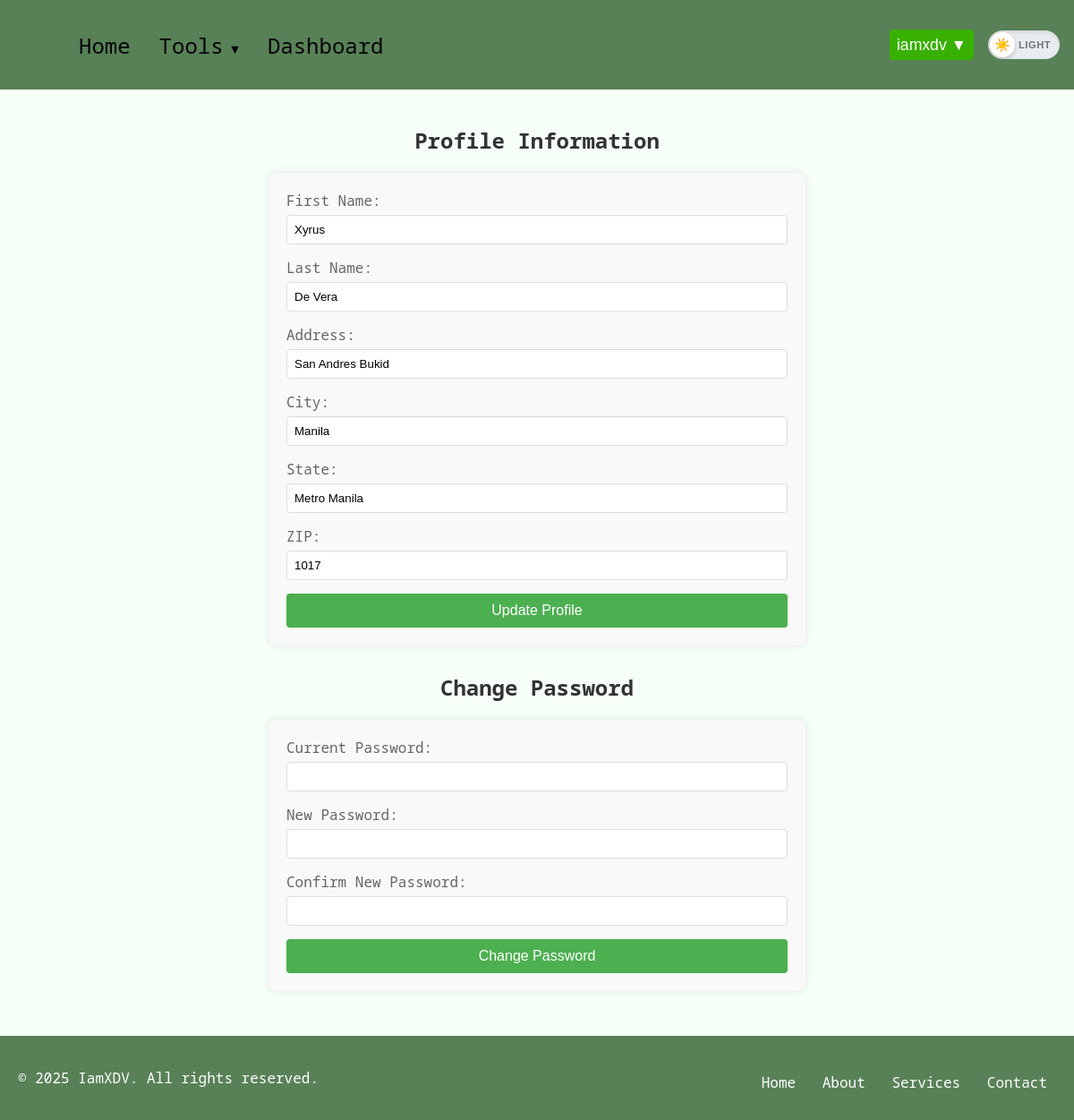
Page /profile (signed in) on the committed database.
### model/users.py (models this page shows, shortened)
class User(db.Model):
    __tablename__ = "users"
    id = db.Column(db.Integer, primary_key=True, autoincrement=True)
    fname = db.Column(db.String(50), nullable=False)
    lname = db.Column(db.String(50), nullable=False)
    address = db.Column(db.String(200), nullable=False)
    city = db.Column(db.String(50), nullable=False)
    state = db.Column(db.String(50), nullable=False)
    zip = db.Column(db.String(10), nullable=False)
    username = db.Column(db.String(50), unique=True, nullable=False)
    email = db.Column(db.String(100), unique=True, nullable=False)
    password = db.Column("password", db.String(128), nullable=False)
    role = db.Column(db.String(20), nullable=False)
    usage_logs = db.relationship(
        "UsageLog", back_populates="user", cascade="all, delete-orphan"
    )
    tool_access = db.relationship(
        "ToolAccess", back_populates="user", cascade="all, delete-orphan"
    )
    email_templates = db.relationship(
        "EmailTemplate", order_by="EmailTemplate.id",
        back_populates="user", cascade="all, delete-orphan"
    )
    __mapper_args__ = {"polymorphic_identity": "user", "polymorphic_on": role}

### routes/user_routes.py (the view)
@user.route("/profile", methods=["GET"])
def profile():
    if "logged_in" in session:
        username = session.get("username")
        if username:
            user = User.query.filter_by(username=username).first()
            if user:
                return render_template("profile.html", user=user)
            else:
                flash("User not found. Please log in again.", "error")
                return redirect(url_for("auth.logout"))
        else:
            flash("Session error. Please log in again.", "error")
            return redirect(url_for("auth.logout"))
    return redirect(url_for("auth.login"))

### templates/profile.html
{% extends "base.html" %}
{% block styles %}
<link rel="stylesheet" href="{{ url_for('static', filename='css/profile.css') }}">
{% endblock %}
{% block content %}
<div class="profile-container">
    <h2 class="profile-heading">Profile Information</h2>
    <form class="profile-form" action="{{ url_for('user.update_profile') }}" method="post">
        <div class="profile-form-group">
            <label for="fname" class="profile-label">First Name:</label>
            <input type="text" id="fname" name="fname" value="{{ user.fname }}" required class="profile-input">
        </div>
        <div class="profile-form-group">
            <label for="lname" class="profile-label">Last Name:</label>
            <input type="text" id="lname" name="lname" value="{{ user.lname }}" required class="profile-input">
        </div>
        <div class="profile-form-group">
            <label for="address" class="profile-label">Address:</label>
            <input type="text" id="address" name="address" value="{{ user.address }}" required class="profile-input">
        </div>
        <div class="profile-form-group">
            <label for="city" class="profile-label">City:</label>
            <input type="text" id="city" name="city" value="{{ user.city }}" required class="profile-input">
        </div>
        <div class="profile-form-group">
            <label for="state" class="profile-label">State:</label>
            <input type="text" id="state" name="state" value="{{ user.state }}" required class="profile-input">
        </div>
        <div class="profile-form-group">
            <label for="zip" class="profile-label">ZIP:</label>
            <input type="text" id="zip" name="zip" value="{{ user.zip }}" required class="profile-input">
        </div>
        <button type="submit" class="profile-button">Update Profile</button>
    </form>
    <h2 class="profile-heading">Change Password</h2>
    <form class="password-form" action="{{ url_for('user.change_password') }}" method="post">
        <div class="profile-form-group">
            <label for="current_password" class="profile-label">Current Password:</label>
            <input type="password" id="current_password" name="current_password" required class="profile-input">
        </div>
        <div class="profile-form-group">
            <label for="new_password" class="profile-label">New Password:</label>
            <input type="password" id="new_password" name="new_password" required class="profile-input">
        </div>
        <div class="profile-form-group">
            <label for="confirm_new_password" class="profile-label">Confirm New Password:</label>
            <input type="password" id="confirm_new_password" name="confirm_new_password" required class="profile-input">
        </div>
        <button type="submit" class="profile-button">Change Password</button>
    </form>
</div>
{% endblock %}

### templates/base.html (shortened to what this page needs)
<!DOCTYPE html>
<html lang="en">
  <head>
    <link
      rel="stylesheet"
      href="{{ url_for('static', filename='css/base.css') }}"
    />
    {% block styles %} {% endblock %}
  </head>
  <body class="light-theme">
    <nav class="navbar">
      <div class="navbar-container">
        <div class="navbar-collapse" id="navbar-collapse">
          <ul class="navbar-nav">
            <li class="nav-item">
              <a href="{{ url_for('user.index') }}" class="nav-link">Home</a>
            </li>
            {% if 'logged_in' in session %}
            <li class="nav-item dropdown">
              <a href="#" class="nav-link dropdown-toggle">Tools</a>
            </li>
            <li class="nav-item">
              <a href="{{ url_for('user.user_dashboard') }}" class="nav-link"
                >Dashboard</a
              >
            </li>
            {% endif %}
          </ul>
          <div class="navbar-right">
            {% if 'logged_in' in session %}
            <div class="user-dropdown">
              <button class="dropbtn">
                {{ session.get('username', 'User') }} ▼
              </button>
            </div>
            {% else %}
            <a href="{{ url_for('auth.login') }}" class="btn">Login</a>
            <a href="{{ url_for('auth.register_step1') }}" class="btn"
              >Sign Up</a
            >
            {% endif %}
            <button class="theme-toggle-btn" role="switch" aria-checked="false" aria-label="Toggle theme">
              <span class="theme-toggle-track">
                <span class="theme-toggle-thumb">
                  <span class="theme-toggle-icon sun">☀️</span>
                </span>
                <span class="theme-toggle-text light">Light</span>
              </span>
            </button>
          </div>
        </div>
      </div>
    </nav>
    <div class="container">
      {% block content %}{% endblock %}
    </div>
    {% block footer %}
    <footer class="site-footer">
      <div class="footer-container">
        <p>&copy; 2025 IamXDV. All rights reserved.</p>
        <nav class="footer-nav">
          <ul>
            <li><a href="{{ url_for('user.index') }}">Home</a></li>
            <li><a href="{{ url_for('user.about_page') }}">About</a></li>
            <li><a href="#">Services</a></li>
            <li><a href="{{ url_for('contact.contact_page') }}">Contact</a></li>
          </ul>
        </nav>
      </div>
    </footer>
    {% endblock %}
  </body>
</html>

### static/css/base.css (style rules this page uses)
html, body { height: 100%; margin: 0; display: flex; flex-direction: column; }
.container { flex: 1; }
.light-theme { font-family: 'Noto Sans Mono', monospace; background-color: #f6fff8; }
.navbar { background-color: #588157; padding: 0.3rem 1rem; position: relative; }
.navbar-container { display: flex; align-items: center; justify-content: space-between; }
.navbar-collapse { display: flex; align-items: center; width: 100%; }
.navbar-nav { list-style: none; display: flex; align-items: center; flex-grow: 1; font-size: 1.5em; margin-left: 1rem; }
.nav-item { position: relative; }
.nav-link { display: block; padding: 0.3rem 1rem; color: #000; text-decoration: none; }
.dropdown { position: relative; }
.dropdown-toggle::after { content: ' ▼'; font-size: 0.6em; }
.navbar-right { display: flex; align-items: center; font-size: 1.1em; }
.user-dropdown { position: relative; display: inline-block; }
.dropbtn { background-color: #4caf50; color: white; padding: 10px; font-size: 16px; border: none; cursor: pointer; }
.user-dropdown { margin-right: 1rem; }
.dropbtn { padding: 0.4rem 0.5rem; cursor: pointer; border: none; background-color: #38b000; color: #fff; border-radius: 0.25rem; font-size: 1em; }
.theme-toggle-btn { --toggle-width: 80px; --toggle-height: 32px; --toggle-padding: 2px; --thumb-size: calc(var(--toggle-height) - (var(--toggle-padding) * 2)); --thumb-offset: calc(var(--toggle-width) - var(--thumb-size) - (var(--toggle-padding) * 2)); background: transparent; border: none; padding: 0; margin: 0; cursor: pointer; width: var(--toggle-width); height: var(--toggle-height); position: relative; overflow: visible; outline: none; }
.theme-toggle-track { display: flex; align-items: center; width: 100%; height: 100%; background: #e9ecef; border-radius: 9999px; position: relative; transition: background-color 0.3s ease; box-shadow: inset 0 2px 4px rgba(0, 0, 0, 0.1); overflow: hidden; }
.theme-toggle-thumb { position: absolute; left: var(--toggle-padding); top: 50%; transform: translateY(-50%); width: var(--thumb-size); height: var(--thumb-size); background: #fff; border-radius: 50%; transition: transform 0.3s cubic-bezier(0.4, 0, 0.2, 1); display: flex; align-items: center; justify-content: center; box-shadow: 0 2px 4px rgba(0, 0, 0, 0.2); z-index: 2; }
.theme-toggle-icon { font-size: 0.9rem; line-height: 1; position: absolute; transition: opacity 0.3s ease, transform 0.3s ease; }
.theme-toggle-icon.sun { opacity: 1; transform: scale(1) rotate(0deg); }
.theme-toggle-text { position: absolute; top: 50%; transform: translateY(-50%); font-size: 0.7rem; font-weight: 600; text-transform: uppercase; letter-spacing: 0.5px; transition: all 0.3s ease; pointer-events: none; text-shadow: none; opacity: 0; will-change: opacity; }
.theme-toggle-text.light { left: calc(var(--thumb-size) + (var(--toggle-padding) * 3)); color: #6c757d; }
.theme-toggle-text.light { opacity: 1; }
body { transition: background-color 0.3s ease, color 0.3s ease; }
.navbar-nav { justify-content: flex-start; }
.navbar-right { justify-content: flex-end; }
.site-footer { background-color: var( --footer-background-color, #588157 ); font-family: 'Noto Sans Mono', monospace; padding: 20px; text-align: center; }
.footer-container { display: flex; flex-direction: column; justify-content: center; align-items: center; color: var(--footer-text-color, white); }
.footer-nav ul { list-style-type: none; padding: 0; margin: 10px 0 0; }
.footer-nav ul li { display: inline; margin: 0 10px; }
.footer-nav ul li a { color: var(--footer-text-color, white); text-decoration: none; transition: color 0.3s ease; }
@media (min-width: 768px) { .footer-container { flex-direction: row; justify-content: space-between; } }

### static/css/profile.css (style rules this page uses)
.profile-container { max-width: 600px; margin: 0 auto; padding: 20px; font-family: 'Noto Sans Mono', sans-serif; }
.profile-heading { text-align: center; color: #333; margin-bottom: 20px; }
.profile-form, .password-form { background-color: #f9f9f9; border-radius: 8px; box-shadow: 0 0 10px rgba(0, 0, 0, 0.1); padding: 20px; margin-bottom: 30px; }
.profile-form-group { margin-bottom: 15px; }
.profile-label { display: block; margin-bottom: 5px; color: #666; }
.profile-input { width: 100%; padding: 8px; border: 1px solid #ddd; border-radius: 4px; box-sizing: border-box; }
.profile-button { width: 100%; padding: 10px; background-color: #4CAF50; color: white; border: none; border-radius: 4px; cursor: pointer; font-size: 16px; }

### rows in the picture
User: get "iamxdv", fname "Xyrus", lname "De Vera", address "San Andres Bukid", city "Manila", state "Metro Manila", zip "1017"
